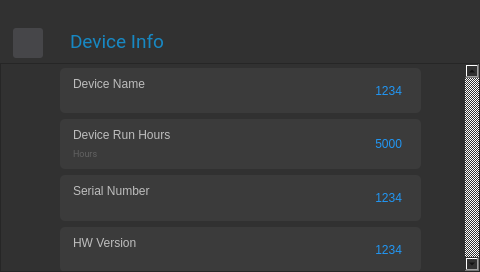
<?xml version="1.0" encoding="UTF-8"?>
<ui version="4.0">
 <class>DeviceInfoSettingsBasic</class>
 <widget class="QDialog" name="DeviceInfoSettingsBasic">
  <property name="geometry">
   <rect>
    <x>0</x>
    <y>0</y>
    <width>480</width>
    <height>272</height>
   </rect>
  </property>
  <property name="sizePolicy">
   <sizepolicy hsizetype="Fixed" vsizetype="Preferred">
    <horstretch>0</horstretch>
    <verstretch>0</verstretch>
   </sizepolicy>
  </property>
  <property name="windowTitle">
   <string>Dialog</string>
  </property>
  <property name="styleSheet">
   <string notr="true">background-color: rgb(49, 49, 49);</string>
  </property>
  <widget class="QLabel" name="deviceInfoSettingsTitle">
   <property name="geometry">
    <rect>
     <x>70</x>
     <y>30</y>
     <width>150</width>
     <height>23</height>
    </rect>
   </property>
   <property name="font">
    <font>
     <family>Roboto</family>
     <pointsize>14</pointsize>
    </font>
   </property>
   <property name="styleSheet">
    <string notr="true">color:#1788C3;</string>
   </property>
   <property name="text">
    <string>Device Info</string>
   </property>
  </widget>
  <widget class="QPushButton" name="backDeviceInfoSettings">
   <property name="geometry">
    <rect>
     <x>13</x>
     <y>28</y>
     <width>30</width>
     <height>30</height>
    </rect>
   </property>
   <property name="focusPolicy">
    <enum>Qt::NoFocus</enum>
   </property>
   <property name="styleSheet">
    <string notr="true">border:none;
border-radius:3px;
background-color: rgb(70, 70, 73);</string>
   </property>
   <property name="text">
    <string/>
   </property>
   <property name="icon">
    <iconset resource="../rsc/resource.qrc">
     <normaloff>:/icons/previous.png</normaloff>:/icons/previous.png</iconset>
   </property>
  </widget>
  <widget class="QScrollArea" name="scrollAreaDeviceInfo">
   <property name="geometry">
    <rect>
     <x>0</x>
     <y>63</y>
     <width>480</width>
     <height>209</height>
    </rect>
   </property>
   <property name="styleSheet">
    <string notr="true"> QScrollBar:vertical {
     border: none;
     width: 5px;
 }
 QScrollBar::handle:vertical {
     background:#1788c3;
     min-height: 20px;
 }
 QScrollBar::up-arrow:vertical, QScrollBar::down-arrow:vertical {
     border: 2px #1788c3;
     width: 5px;
     height: 5px;
     background: #1788c3;
 }</string>
   </property>
   <property name="verticalScrollBarPolicy">
    <enum>Qt::ScrollBarAlwaysOn</enum>
   </property>
   <property name="horizontalScrollBarPolicy">
    <enum>Qt::ScrollBarAlwaysOff</enum>
   </property>
   <property name="widgetResizable">
    <bool>true</bool>
   </property>
   <widget class="QWidget" name="scrollAreaWidgetContentsDeviceInfo">
    <property name="geometry">
     <rect>
      <x>0</x>
      <y>0</y>
      <width>473</width>
      <height>207</height>
     </rect>
    </property>
    <property name="styleSheet">
     <string notr="true"/>
    </property>
    <widget class="QWidget" name="verticalLayoutWidget">
     <property name="geometry">
      <rect>
       <x>-1</x>
       <y>-1</y>
       <width>481</width>
       <height>317</height>
      </rect>
     </property>
     <layout class="QVBoxLayout" name="verticalLayoutDeviceInfo">
      <property name="spacing">
       <number>6</number>
      </property>
      <property name="leftMargin">
       <number>60</number>
      </property>
      <property name="topMargin">
       <number>5</number>
      </property>
      <property name="rightMargin">
       <number>60</number>
      </property>
      <property name="bottomMargin">
       <number>5</number>
      </property>
      <item>
       <widget class="QFrame" name="deviceNameDeviceInfo">
        <property name="styleSheet">
         <string notr="true">background-color: rgb(59, 59, 59);
border:1px;
border-radius:5px;</string>
        </property>
        <layout class="QHBoxLayout" name="monWidget_9">
         <item>
          <layout class="QVBoxLayout" name="deviceNameDeviceInfoLeftLayout">
           <property name="leftMargin">
            <number>4</number>
           </property>
           <item>
            <widget class="QLabel" name="deviceNameLeftTitleDeviceInfo">
             <property name="styleSheet">
              <string notr="true">color: rgb(189, 189, 189);</string>
             </property>
             <property name="text">
              <string>Device Name</string>
             </property>
             <property name="alignment">
              <set>Qt::AlignLeading|Qt::AlignLeft|Qt::AlignTop</set>
             </property>
            </widget>
           </item>
          </layout>
         </item>
         <item>
          <layout class="QVBoxLayout" name="deviceNameDeviceInfoRightLayout">
           <property name="rightMargin">
            <number>10</number>
           </property>
           <item>
            <widget class="QLabel" name="deviceNameRightTitleDeviceInfo">
             <property name="styleSheet">
              <string notr="true">color: rgb(33, 150, 243);</string>
             </property>
             <property name="text">
              <string>1234</string>
             </property>
             <property name="alignment">
              <set>Qt::AlignRight|Qt::AlignTrailing|Qt::AlignVCenter</set>
             </property>
            </widget>
           </item>
          </layout>
         </item>
        </layout>
       </widget>
      </item>
      <item>
       <widget class="QFrame" name="ruHoursDeviceInfo">
        <property name="styleSheet">
         <string notr="true">background-color: rgb(59, 59, 59);
border:1px;
border-radius:5px;</string>
        </property>
        <layout class="QHBoxLayout" name="monWidget_3">
         <item>
          <layout class="QVBoxLayout" name="ruHoursDeviceInfoLeftLayout">
           <property name="leftMargin">
            <number>4</number>
           </property>
           <item>
            <widget class="QLabel" name="ruHoursLeftTitleDeviceInfo">
             <property name="sizePolicy">
              <sizepolicy hsizetype="Preferred" vsizetype="Preferred">
               <horstretch>0</horstretch>
               <verstretch>10</verstretch>
              </sizepolicy>
             </property>
             <property name="styleSheet">
              <string notr="true">color: rgb(189, 189, 189);</string>
             </property>
             <property name="text">
              <string>Device Run Hours</string>
             </property>
             <property name="alignment">
              <set>Qt::AlignLeading|Qt::AlignLeft|Qt::AlignTop</set>
             </property>
            </widget>
           </item>
           <item>
            <widget class="QLabel" name="ruHoursLeftSubTitleDeviceInfo">
             <property name="font">
              <font>
               <family>Roboto</family>
               <pointsize>7</pointsize>
              </font>
             </property>
             <property name="styleSheet">
              <string notr="true">color: rgb(97, 97, 97);</string>
             </property>
             <property name="text">
              <string>Hours</string>
             </property>
             <property name="alignment">
              <set>Qt::AlignBottom|Qt::AlignLeading|Qt::AlignLeft</set>
             </property>
            </widget>
           </item>
          </layout>
         </item>
         <item>
          <layout class="QVBoxLayout" name="ruHoursDeviceInfoRightLayout">
           <property name="rightMargin">
            <number>10</number>
           </property>
           <item>
            <widget class="QLabel" name="ruHoursRightTitleDeviceInfo">
             <property name="styleSheet">
              <string notr="true">color: rgb(33, 150, 243);</string>
             </property>
             <property name="text">
              <string>5000</string>
             </property>
             <property name="alignment">
              <set>Qt::AlignRight|Qt::AlignTrailing|Qt::AlignVCenter</set>
             </property>
            </widget>
           </item>
          </layout>
         </item>
        </layout>
       </widget>
      </item>
      <item>
       <widget class="QFrame" name="serialNumberVersionDeviceInfo">
        <property name="styleSheet">
         <string notr="true">background-color: rgb(59, 59, 59);
border:1px;
border-radius:5px;</string>
        </property>
        <layout class="QHBoxLayout" name="monWidget_8">
         <item>
          <layout class="QVBoxLayout" name="serialNumberDeviceInfoLeftLayout">
           <property name="leftMargin">
            <number>4</number>
           </property>
           <item>
            <widget class="QLabel" name="serialNumberLeftTitleDeviceInfo">
             <property name="styleSheet">
              <string notr="true">color: rgb(189, 189, 189);</string>
             </property>
             <property name="text">
              <string>Serial Number</string>
             </property>
             <property name="alignment">
              <set>Qt::AlignLeading|Qt::AlignLeft|Qt::AlignTop</set>
             </property>
            </widget>
           </item>
          </layout>
         </item>
         <item>
          <layout class="QVBoxLayout" name="serialNumberDeviceInfoRightLayout">
           <property name="rightMargin">
            <number>10</number>
           </property>
           <item>
            <widget class="QLabel" name="serialNumberRightTitleDeviceInfo">
             <property name="styleSheet">
              <string notr="true">color: rgb(33, 150, 243);</string>
             </property>
             <property name="text">
              <string>1234</string>
             </property>
             <property name="alignment">
              <set>Qt::AlignRight|Qt::AlignTrailing|Qt::AlignVCenter</set>
             </property>
            </widget>
           </item>
          </layout>
         </item>
        </layout>
       </widget>
      </item>
      <item>
       <widget class="QFrame" name="hwVersionDeviceInfo">
        <property name="styleSheet">
         <string notr="true">background-color: rgb(59, 59, 59);
border:1px;
border-radius:5px;</string>
        </property>
        <layout class="QHBoxLayout" name="monWidget_7">
         <item>
          <layout class="QVBoxLayout" name="hwVersionDeviceInfoLeftLayout">
           <property name="leftMargin">
            <number>4</number>
           </property>
           <item>
            <widget class="QLabel" name="hwVersionLeftTitleDeviceInfo">
             <property name="styleSheet">
              <string notr="true">color: rgb(189, 189, 189);</string>
             </property>
             <property name="text">
              <string>HW Version</string>
             </property>
             <property name="alignment">
              <set>Qt::AlignLeading|Qt::AlignLeft|Qt::AlignTop</set>
             </property>
            </widget>
           </item>
          </layout>
         </item>
         <item>
          <layout class="QVBoxLayout" name="hwVersionDeviceInfoRightLayout">
           <property name="rightMargin">
            <number>10</number>
           </property>
           <item>
            <widget class="QLabel" name="hwVersionRightTitleDeviceInfo">
             <property name="styleSheet">
              <string notr="true">color: rgb(33, 150, 243);</string>
             </property>
             <property name="text">
              <string>1234</string>
             </property>
             <property name="alignment">
              <set>Qt::AlignRight|Qt::AlignTrailing|Qt::AlignVCenter</set>
             </property>
            </widget>
           </item>
          </layout>
         </item>
        </layout>
       </widget>
      </item>
      <item>
       <widget class="QFrame" name="fwVersionDeviceInfo">
        <property name="styleSheet">
         <string notr="true">background-color: rgb(59, 59, 59);
border:1px;
border-radius:5px;</string>
        </property>
        <layout class="QHBoxLayout" name="monWidget_4">
         <item>
          <layout class="QVBoxLayout" name="fwVersionDeviceInfoLeftLayout">
           <property name="leftMargin">
            <number>4</number>
           </property>
           <item>
            <widget class="QLabel" name="fwVersionLeftTitleDeviceInfo">
             <property name="styleSheet">
              <string notr="true">color: rgb(189, 189, 189);</string>
             </property>
             <property name="text">
              <string>FW Version</string>
             </property>
             <property name="alignment">
              <set>Qt::AlignLeading|Qt::AlignLeft|Qt::AlignTop</set>
             </property>
            </widget>
           </item>
          </layout>
         </item>
         <item>
          <layout class="QVBoxLayout" name="fwVersionDeviceInfoRightLayout">
           <property name="rightMargin">
            <number>10</number>
           </property>
           <item>
            <widget class="QLabel" name="fwVersionRightTitleDeviceInfo">
             <property name="styleSheet">
              <string notr="true">color: rgb(33, 150, 243);</string>
             </property>
             <property name="text">
              <string>1234</string>
             </property>
             <property name="alignment">
              <set>Qt::AlignRight|Qt::AlignTrailing|Qt::AlignVCenter</set>
             </property>
            </widget>
           </item>
          </layout>
         </item>
        </layout>
       </widget>
      </item>
      <item>
       <widget class="QFrame" name="swVersionDeviceInfo">
        <property name="styleSheet">
         <string notr="true">background-color: rgb(59, 59, 59);
border:1px;
border-radius:5px;</string>
        </property>
        <layout class="QHBoxLayout" name="monWidget_6">
         <item>
          <layout class="QVBoxLayout" name="swVersionDeviceInfoLeftLayout">
           <property name="leftMargin">
            <number>4</number>
           </property>
           <item>
            <widget class="QLabel" name="swVersionLeftTitleDeviceInfo">
             <property name="styleSheet">
              <string notr="true">color: rgb(189, 189, 189);</string>
             </property>
             <property name="text">
              <string>SW Version</string>
             </property>
             <property name="alignment">
              <set>Qt::AlignLeading|Qt::AlignLeft|Qt::AlignTop</set>
             </property>
            </widget>
           </item>
          </layout>
         </item>
         <item>
          <layout class="QVBoxLayout" name="swVersionDeviceInfoRightLayout">
           <property name="rightMargin">
            <number>10</number>
           </property>
           <item>
            <widget class="QLabel" name="swVersionRightTitleDeviceInfo">
             <property name="styleSheet">
              <string notr="true">color: rgb(33, 150, 243);</string>
             </property>
             <property name="text">
              <string>1234</string>
             </property>
             <property name="alignment">
              <set>Qt::AlignRight|Qt::AlignTrailing|Qt::AlignVCenter</set>
             </property>
            </widget>
           </item>
          </layout>
         </item>
        </layout>
       </widget>
      </item>
     </layout>
    </widget>
   </widget>
  </widget>
 </widget>
 <resources>
  <include location="../rsc/resource.qrc"/>
 </resources>
 <connections/>
</ui>
